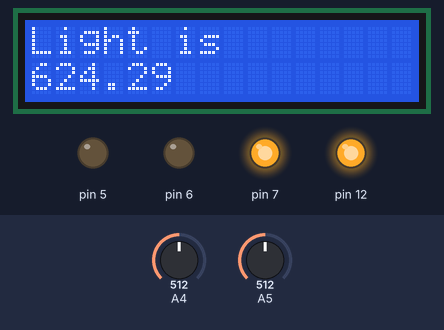
Bench run of a sketch on a simulated Arduino Uno, built with avr-gcc and run on an emulated ATmega328P. On the bench: 16×2 character LCD, output pins drawn as LEDs (lit = HIGH). The inputs (shaded band) are chosen by the test bench; at power-on: A4 = 512, A5 = 512. What the sketch prints to the serial monitor is not drawn.

Above: at 1.5 s.
1.6 s: A4 set to 716
At 2.5 s:
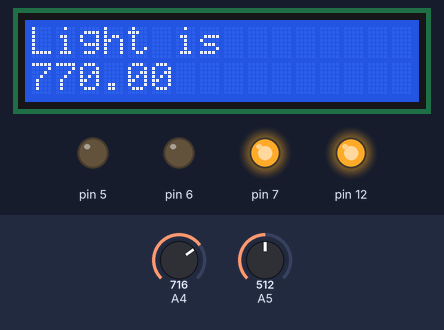
3.2 s: A5 set to 306
At 4.7 s:
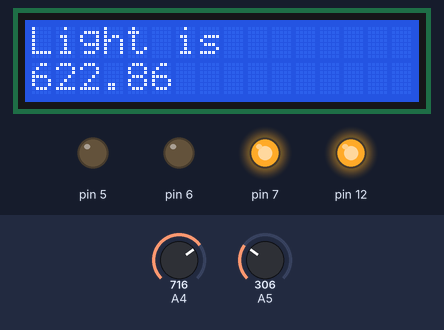
5.0 s: A4 set to 900
At 6.0 s:
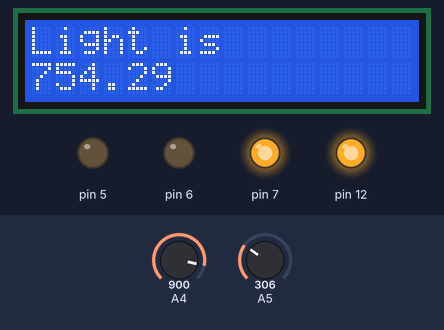
6.7 s: A5 set to 511
At 8.1 s:
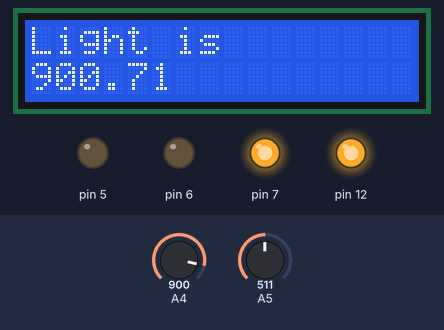
8.4 s: A4 set to 1023
At 9.4 s:
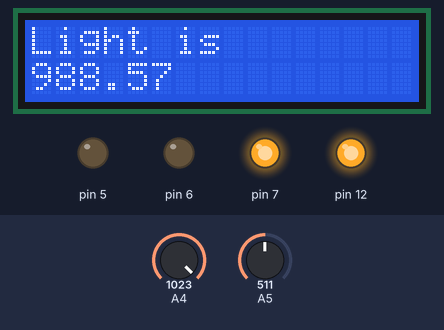
10.1 s: A5 set to 122
At 11.7 s:
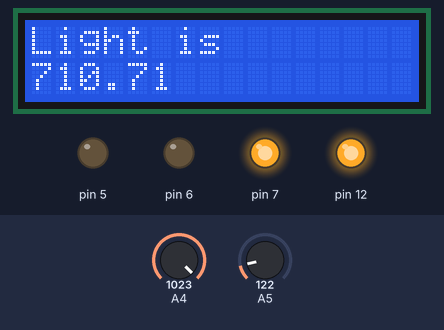
Timing chart, 0 to 12.9 s (numbered marks = the images above; inputs shaded):
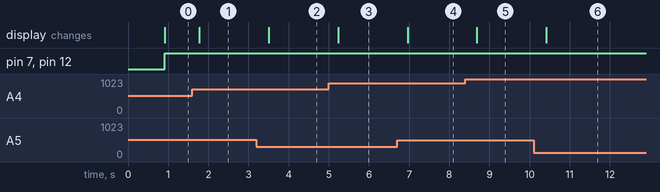

Measured:
- after the input at 1.6 s, the display: changes after 0.18 s (image 1)
- after the input at 3.2 s, the display: changes after 0.31 s (image 2)
- after the input at 5.0 s, the display: changes after 0.24 s (image 3)
- after the input at 6.7 s, the display: changes after 0.26 s (image 4)
- after the input at 8.4 s, the display: changes after 0.29 s (image 5)
- after the input at 10.1 s, the display: changes after 0.32 s (image 6)

The sketch:

p2.ino
```cpp
#include <LiquidCrystal.h>


// initialize the library with the numbers of the interface pins


LiquidCrystal lcd(0, 1, 8,9,10,11); /// REGISTER SELECT PIN,ENABLE PIN,D4 PIN,D5 PIN, D6 PIN, D7 PIN


void setup()
{
  pinMode(7,OUTPUT);
   pinMode(6,OUTPUT);
   pinMode(5,OUTPUT);
  pinMode(12, OUTPUT);
     lcd.begin(16, 2);
    Serial.begin(9600);


}

void loop()
{

delay(750);//delay of 0.75sec


lcd.setCursor(0, 0);// set the cursor to column 0, line1


  double analogVal = analogRead(A4); //read values from A0
  double analogVal1= analogRead(A5);
  Serial.println(analogVal1);
  delay(100);
  Serial.println(analogVal);

  lcd.print("Light is " );
  lcd.setCursor(0,1);
 lcd.print (((analogVal+analogVal1-150)/140)*100);


    double lux=((analogVal+analogVal1-150)/140)*100;
    if(lux<25.00)
     {digitalWrite(6,HIGH);
      digitalWrite(7,LOW);
      digitalWrite(5,LOW);
      digitalWrite(12,LOW);
      delay(100);

     }
     else
     if(lux>=25.01&&75<=lux)
     {digitalWrite(7,HIGH);
      digitalWrite(6,LOW);
      digitalWrite(5,LOW);
      digitalWrite(12,HIGH );
     }
     else
     {digitalWrite(5,HIGH);
      digitalWrite(6,LOW);
      digitalWrite(7,LOW);
      digitalWrite(12,HIGH);
     }


   delay(10);
}
```
